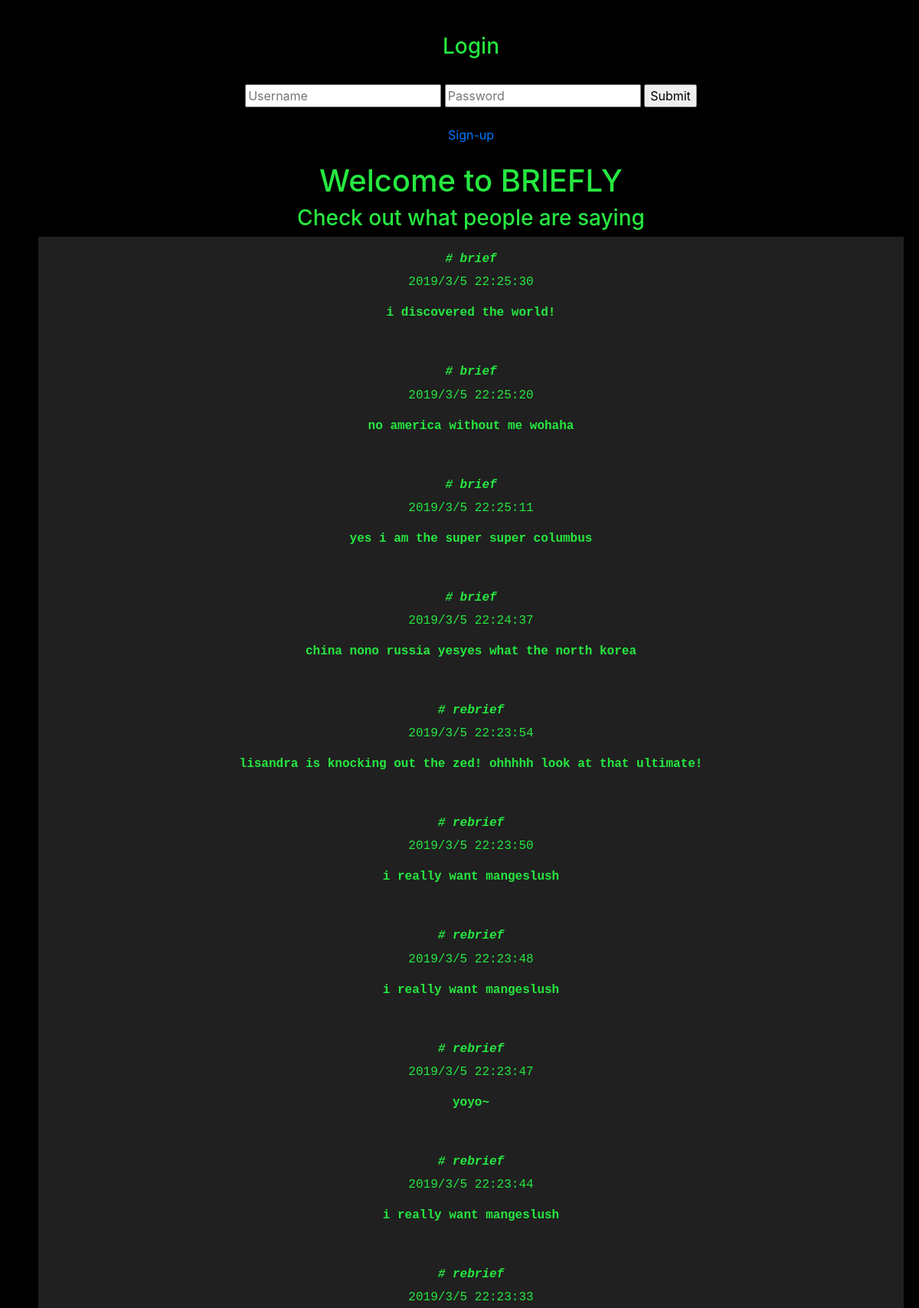
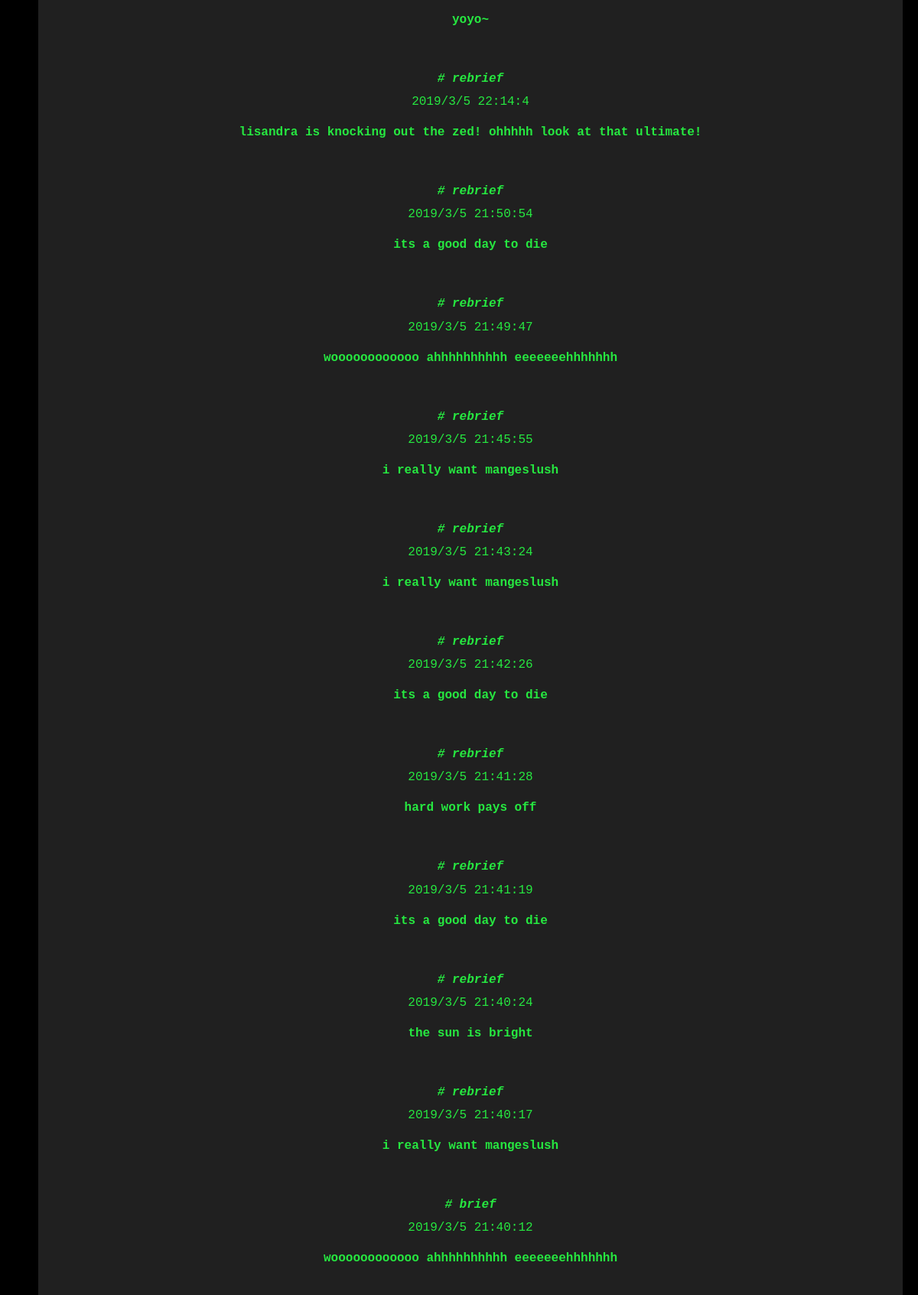
The page / (upper part) on the database its author committed (2 pictures, top to bottom).
### tables this page shows
CREATE TABLE tweets(
                    twt_id          INTEGER PRIMARY KEY AUTOINCREMENT,
                    timestamp       FLOAT,
                    twt_content     VARCHAR,
                    user_id         INTEGER,
                    type            VARCHAR,
                    retwt_count     INTEGER,
                        FOREIGN KEY (user_id) REFERENCES users(user_id)
                );

CREATE TABLE retweets(
                    retwt_id        INTEGER PRIMARY KEY AUTOINCREMENT,
                    timestamp       FLOAT,
                    twt_content     VARCHAR,
                    user_id         INTEGER,
                    type            VARCHAR,
                    twt_id          INTEGER,
                        FOREIGN KEY (twt_id) REFERENCES tweets(twt_id),
                        FOREIGN KEY (user_id) REFERENCES users(user_id)
                );

### src/controllers/brief_controller.py (the view, shortened to what this page needs)
@controller.route('/', methods=['GET', 'POST'])
def public_page():
    if request.method == 'GET':
        logout()
        public = Public()
        public.initialize()
        return render_template(
            'public_home.html',
            msg='Welcome to BRIEFLY',
            tweets=public.tweets
        )

### src/controllers/brief_controller.py (called while the page is built)
@controller.route('/log-out', methods=['GET'])
def logout():
    session.pop('username', None)
    return redirect('/')

### src/models/mapper.py (called while the page is built)
    def __enter__(self):
        return self

    def __exit__(self, exception_type, exception_value, traceback):
        if self.connection:
            if self.cursor:
                self.connection.commit()
                self.cursor.close()
            self.connection.close()

    def get_username(self, user_id):
        self.cursor.execute(
            '''SELECT username
            FROM users
            WHERE user_id = "{0}";'''.format(user_id)
        )
        username = self.cursor.fetchone()[0]
        return username

    def get_all_tweets(self):
        self.cursor.execute(
            '''SELECT *
            FROM tweets;'''
        )
        tweets = self.cursor.fetchall()
        return tweets

    def get_all_retweets(self):
        self.cursor.execute(
            '''SELECT *
            FROM retweets;'''
        )
        retweets = self.cursor.fetchall()
        return retweets

### src/models/public.py (called while the page is built)
    def initialize(self):
        self.tweets = self.get_all_tweets()

    @staticmethod
    def getKey(arr):
        return arr[1]

    @staticmethod
    def get_time(arr):
        time_arr = []
        for item in arr:
            time_arr.append(time.localtime(item[1]))
        return time_arr

    def get_username_from_user_id(self, arr):
        username_lst = []
        with Schema(filepath) as db:
            for item in arr:
                username_lst.append(db.get_username(item[3]))
        return username_lst

    def get_all_tweets(self):
        with Schema(filepath) as db:
            tweets = db.get_all_tweets()
            retweets = db.get_all_retweets()
        all_tweets = tweets + retweets
        sorted_tweets = sorted(all_tweets, key=self.getKey, reverse=True)
        time_arr = self.get_time(sorted_tweets)
        usernames = self.get_username_from_user_id(sorted_tweets)
        for i in range(len(sorted_tweets)):
            sorted_tweets[i] = sorted_tweets[i]+time_arr[i]+(usernames[i],)
        return sorted_tweets

### src/templates/public_home.html (shortened to what this page needs)
<!DOCTYPE html>
<html>
  <head lang="en">
    <link
      rel="stylesheet"
      href="https://maxcdn.bootstrapcdn.com/bootstrap/4.0.0/css/bootstrap.min.css"
    />
  </head>
  <div class="page" style="background-color:black; text-align: center;">
    <br />
    <h3 style="color:#26e840;">Login</h3>
    <br />
    <form action="/" method="post">
      <input
        name="username"
        type="text"
        placeholder="Username"
        required
        autofocus
      />
      <input name="password" type="password" placeholder="Password" required />
      <input type="submit" />
    </form>
    <br />
    <a href="/signup" style="margin-bottom: 15px;">Sign-up</a>
  </div>
  <body
    style="background-color:black; margin:20px; margin-left: 50px; text-align: center;"
  >
    <br />
    {% if msg %}
    <h1 style="color:#26e840;">{{ msg }}</h1>
    {% endif %}
    <h3 style="color:#26e840;">Check out what people are saying</h3>
    {% if tweets %} {% for twt in tweets %}
    <div
      class="card-body"
      style="background-color:#202020; text-align: center;"
    >
      <h6 style="font-family:courier; color:#26e840;">
        <b
          ><i># {{ twt[4] }}</i></b
        >
      </h6>
      <p style="font-family:courier; color:#26e840;">
        {{ twt[6] }}/{{ twt[7] }}/{{ twt[8] }} {{ twt[9] }}:{{ twt[10] }}:{{
          twt[11]
        }}
      </p>
      <p style="font-family:courier; color:#26e840;">
        <b>
          {{ twt[2] }}
        </b>
      </p>
    </div>
    {% endfor %} {% endif %}
  </body>
</html>

### rows shown on the page
tweets: type "brief", twt_content "i discovered the world!"
tweets: type "brief", twt_content "no america without me wohaha"
tweets: type "brief", twt_content "yes i am the super super columbus"
tweets: type "brief", twt_content "china nono russia yesyes what the north korea"
retweets: type "rebrief", twt_content "lisandra is knocking out the zed! ohhhhh look at that ultimate!"
retweets: type "rebrief", twt_content "i really want mangeslush"
retweets: type "rebrief", twt_content "i really want mangeslush"
retweets: type "rebrief", twt_content "yoyo~"
retweets: type "rebrief", twt_content "i really want mangeslush"
retweets: type "rebrief", twt_content "yoyo~"
retweets: type "rebrief", twt_content "lisandra is knocking out the zed! ohhhhh look at that ultimate!"
retweets: type "rebrief", twt_content "its a good day to die"
retweets: type "rebrief", twt_content "woooooooooooo ahhhhhhhhhh eeeeeeehhhhhhh"
retweets: type "rebrief", twt_content "i really want mangeslush"
retweets: type "rebrief", twt_content "i really want mangeslush"
retweets: type "rebrief", twt_content "its a good day to die"
retweets: type "rebrief", twt_content "hard work pays off"
retweets: type "rebrief", twt_content "its a good day to die"
retweets: type "rebrief", twt_content "the sun is bright"
retweets: type "rebrief", twt_content "i really want mangeslush"
tweets: type "brief", twt_content "woooooooooooo ahhhhhhhhhh eeeeeeehhhhhhh"

### other values the page prints
{{ msg }} "Welcome to BRIEFLY"
{{ twt[6] }} "2019" "2019" "2019" "2019" "2019" "2019" "2019" "2019" "2019" "2019" "2019" "2019" "2019" "2019" "2019" "2019" "2019" "2019" "2019" "2019" "2019"
{{ twt[7] }} "3" "3" "3" "3" "3" "3" "3" "3" "3" "3" "3" "3" "3" "3" "3" "3" "3" "3" "3" "3" "3"
{{ twt[8] }} "5" "5" "5" "5" "5" "5" "5" "5" "5" "5" "5" "5" "5" "5" "5" "5" "5" "5" "5" "5" "5"
{{ twt[9] }} "22" "22" "22" "22" "22" "22" "22" "22" "22" "22" "22" "21" "21" "21" "21" "21" "21" "21" "21" "21" "21"
{{ twt[10] }} "25" "25" "25" "24" "23" "23" "23" "23" "23" "23" "14" "50" "49" "45" "43" "42" "41" "41" "40" "40" "40"
{{ twt[11] }} "30" "20" "11" "37" "54" "50" "48" "47" "44" "33" "4" "54" "47" "55" "24" "26" "28" "19" "24" "17" "12"
